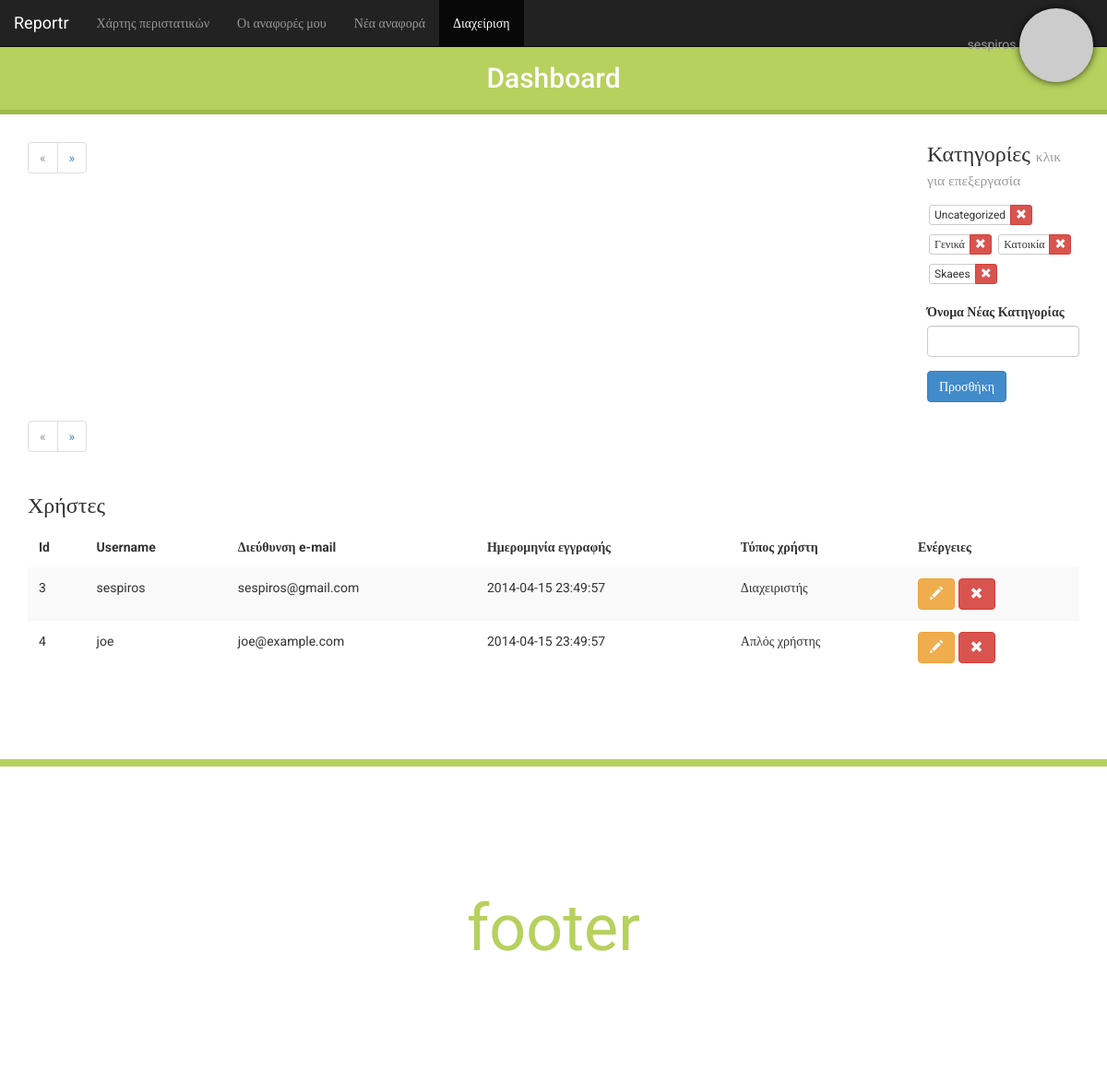
Page /dashboard.php (signed in) on the earlier database version.
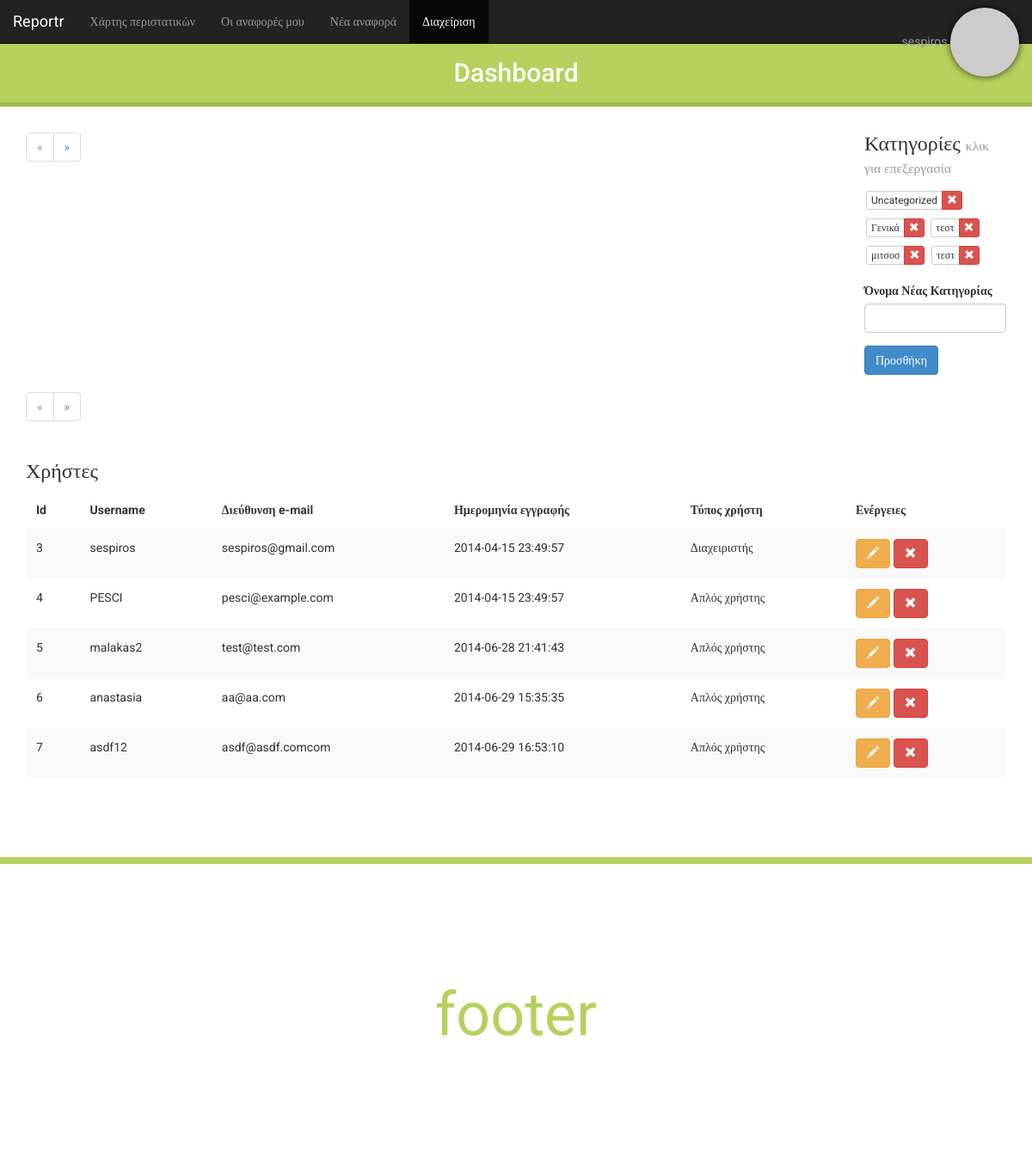
Same page on the later database version.
### tables this page shows
CREATE TABLE IF NOT EXISTS `web_categories` (
  `id` int(10) NOT NULL AUTO_INCREMENT,
  `name` varchar(30) NOT NULL,
  PRIMARY KEY (`id`)
);

CREATE TABLE IF NOT EXISTS `web_users` (
  `user_id` int(11) NOT NULL AUTO_INCREMENT,
  `user_name` varchar(64) NOT NULL,
  `user_password_hash` varchar(255) NOT NULL,
  `user_email` varchar(64) NOT NULL,
  `user_rememberme_token` varchar(64) DEFAULT NULL,
  `user_failed_logins` tinyint(1) NOT NULL DEFAULT '0',
  `user_last_failed_login` int(10) DEFAULT NULL,
  `user_registration_datetime` datetime NOT NULL DEFAULT '0000-00-00 00:00:00',
  `user_registration_ip` varchar(39) NOT NULL DEFAULT '0.0.0.0',
  `user_type` tinyint(1) DEFAULT '0',
  `user_fullname` text NOT NULL,
  `user_phone` varchar(10) NOT NULL,
  PRIMARY KEY (`user_id`),
  UNIQUE KEY `user_name` (`user_name`),
  UNIQUE KEY `user_email` (`user_email`)
);

### classes/adminControls.php (called while the page is built, shortened)
<?php
class adminControls
{
    private $db_connection      = null;
    public function __construct()
    {
		$this->fetchCategories();
		$this->fetchUsers();
    }
    private function databaseConnection()
    {
        if ($this->db_connection != null) {
            return true;
        } else {
            try {
                $this->db_connection = new PDO('mysql:host='. DB_HOST .';dbname='. DB_NAME . ';charset=utf8', DB_USER, DB_PASS);
                return true;
            } catch (PDOException $e) {
                $this->errors[] = "Σφάλμα Βάσης!";
                return false;
            }
        }
    }
	private function fetchCategories()
	{
		if ($this->databaseConnection()) {
			$pdo = $this->db_connection;
			$catStmt = $pdo->prepare('SELECT * FROM web_categories');
			if ($catStmt->execute()) {
				$this->categories = $catStmt->fetchAll();
			}
		}
	}
	private function fetchUsers()
	{
		if ($this->databaseConnection()) {
			$pdo = $this->db_connection;
			$catStmt = $pdo->prepare('SELECT * FROM web_users');
			if ($catStmt->execute()) {
				$this->users = $catStmt->fetchAll();
			}
		}
	}
}

### views/dashboard.php (the view, shortened to what this page needs)
<?php include('_header.php'); ?>
    <header>
        <nav class="navbar navbar-inverse navbar-fixed-top" role="navigation">
        <div class="container-fluid">
            <div class="navbar-header">
            <a class="navbar-brand" href="#">Reportr</a>
            </div>
            <div class="collapse navbar-collapse" id="main-nav">
            <ul class="nav navbar-nav navbar-left">
                <li><a href="index.php">Χάρτης περιστατικών</a></li>
                <li><a href="myreports.php#">Οι αναφορές μου</a></li>
                <li><a href="newreport.php">Νέα αναφορά</a></li>
                <li class="active"><a href="#">Διαχείριση</a></li>
            </ul>
            <ul class="nav navbar-nav navbar-right">
                <li class="dropdown">
                <a href="#" class="navbar-brand dropdown-toggle user-img" data-toggle="dropdown"><?php echo $_SESSION['user_name'] . " " . $login->user_gravatar_image_tag?></a>
                </li>
            </ul>
            </div>
        </div>
        </nav>
    </header>
    <h2 class="coloured-banner3 text-center">Dashboard</h2>
    <div class="container">
        <div class="row">
            <div class="col-md-10">
                <div id="page-selection-open"></div>
            </div>
            <div class="col-md-2">
                <h3>Κατηγορίες <small>κλικ για επεξεργασία</small></h3>
				<div id="categories" class="form-group">
<?php
foreach($controls->categories as $name){
?>
	<div class="btn-group btn-group-sm btn-group-xs">
		<button id="<?php echo $name['id']; ?>" type="button" class="category btn btn-default"><span class="editable"><?php echo $name['name']; ?></span></button>
    	<button type="button" class="catRemove btn btn-danger"><span class="glyphicon glyphicon-remove"></span></button>
	</div>
<?php
}
?>
				</div>
                <form id="categoryForm" role="form" method="post">
                    <div class="form-group">
                        <label for="categoryNameId">Όνομα Νέας Κατηγορίας</label>
                        <input type="text" id="categoryNameId" name="categoryName" class="form-control">
                    </div>
                    <button type="submit" name="categorySubmit" class="btn btn-primary">Προσθήκη</button>
                </form>
            </div>
        </div>
        <div class="row">
            <div class="col-md-12">
                <div id="page-selection-closed"></div>
            </div>
        </div>
		<div class ="row">
			<div class="col-md-12">
				<h3>Χρήστες</h3>
				<div class="table-responsive">
					<table class="table table-striped">
						<thead>
							<tr>
								<th>Id</th>
								<th>Username</th>
								<th>Διεύθυνση e-mail</th>
								<th>Ημερομηνία εγγραφής</th>
								<th>Τύπος χρήστη</th>
								<th>Ενέργειες</th>
							</tr>
						</thead>
						<tbody>
<?php
foreach($controls->users as $user){
?>
								<tr>
									<td class="uid"><?php echo $user["user_id"]; ?></td>
									<td class="name"><?php echo $user["user_name"]; ?></td>
									<td class="email"><?php echo $user["user_email"]; ?></td>
									<td><?php echo $user["user_registration_datetime"]; ?></td>
									<td><?php if ($user["user_type"] == 1)echo "Διαχειριστής";else echo "Απλός χρήστης"; ?></td>
									<td>
										<a class="editUser btn btn-warning" data-toggle="modal" data-target="#edit-modal" href="#"><span class="glyphicon glyphicon-pencil"></span></a>
										<a class="delUser btn btn-danger" href="#"><span class="glyphicon glyphicon-remove"></span></a>
									</td>
								</tr>
<?php
}
?>
						</tbody>
					</table>
        		</div>
        	</div>
		</div>
    </div>
    <div class="page-footer page-footer-green">
        <p>footer</p>
    </div>
  </body>
</html>

### classes/Login.php (shortened to what this page needs)
<?php
class Login
{
    private $user_email = "";
    private $user_is_logged_in = false;
    private $user_is_admin = false;
    public function __construct()
    {
        if ($this->isUserLoggedIn() == true) {
            $this->getGravatarImageUrl($this->user_email);
        }
    }
    private function loginWithSessionData()
    {
        $this->user_email = $_SESSION['user_email'];
        $this->user_is_logged_in = true;
        $this->user_type = $_SESSION['user_type'];
        if ( $this->user_type==1 ) {
            $this->user_is_admin = true;
        }
    }
    public function isUserLoggedIn()
    {
        return $this->user_is_logged_in;
    }
    public function isUserAdmin()
    {
        return $this->user_is_admin;
    }
    public function getGravatarImageUrl($email, $s = 50, $d = 'mm', $r = 'g', $atts = array() )
    {
        $url = 'http://www.gravatar.com/avatar/';
        $url .= md5(strtolower(trim($email)));
        $url .= "?s=32";
        $url = '<img style="
            border-radius: 150px;
            -webkit-border-radius: 150px;
            -moz-border-radius: 150px;
            box-shadow: 0 0 8px rgba(0, 0, 0, .8);
            -webkit-box-shadow: 0 0 8px rgba(0, 0, 0, .8);
            -moz-box-shadow: 0 0 8px rgba(0, 0, 0, .8);
            " src="' . $url .'" alt=""/>';
        $this->user_gravatar_image_tag = $url;
    }
}

### dashboard.php (shortened to what this page needs)
<?php
require_once('classes/Login.php');
require_once('classes/adminControls.php');
$login = new Login();
$controls = new adminControls();
if ($login->isUserLoggedIn() == true) {
	if ($controls->showpage){
		if ($login->isUserAdmin() == true) {
			include("views/dashboard.php");
		} else {
			header("Location:index.php");
			die();
		}
	}
} else {
    header("Location:index.php");
    die();
}

### views/_header.php (shortened to what this page needs)
<!DOCTYPE html>
<html lang="en">
  <head>
    <link href="views/css/bootstrap.min.css" rel="stylesheet">
    <link href="views/css/reportr.css" rel="stylesheet">
    <link href="views/css/lightbox.css" rel="stylesheet">
    <link rel="stylesheet" href="http://weloveiconfonts.com/api/?family=fontawesome">
  </head>
  <body>

### views/css/reportr.css (style rules this page uses)
html { position: relative; min-height: 100%; }
body { padding-top: 50px; padding-bottom: 60px; font-family: 'Roboto', 'sans-serif'; height: 100%; }
.coloured-banner3 { margin-top: 0px; padding: 0.6em; background-color: #B6D15D; border-bottom: 5px solid #9EB945; color: #ffffff; }
.navbar .user-img { padding-top: 9px; font-size: 14px; }
#categories .btn-group { margin: 5px 2px; }
.table>thead>tr>th { padding: 12px; border-bottom: none; }
.table>tbody>tr>td { padding: 12px; border-top: none; }
body { margin-bottom: 330px; }
.page-footer { position: absolute; bottom: 0; width: 100%; height: 350px; border-top: 8px solid; line-height: 350px; font-size: 5em; text-align: center; border-color: #222222; color: #222; }
.page-footer-green { border-color: #B6D15D; color: #B6D15D; }

### views/css/lightbox.css (style rules this page uses)
body:after { content: url(../img/close.png) url(../img/loading.gif) url(../img/prev.png) url(../img/next.png); display: none; }

Differences in the rows shown:
removed web_categories: name "Skaees"
changed web_categories (number 3 of 5 on the later page): name "Κατοικία" → "τεστ"
added web_categories: name "μιτσοσ"
added web_categories: name "τεστ"
changed web_users id 4: user_name "joe" → "PESCI"; user_email "joe@example.com" → "pesci@example.com"
added web_users: user_id "5", user_name "malakas2", user_email "test@test.com", user_registration_datetime "2014-06-28 21:41:43", user_type "Απλός χρήστης"
added web_users: user_id "6", user_name "anastasia", user_email "aa@aa.com", user_registration_datetime "2014-06-29 15:35:35", user_type "Απλός χρήστης"
added web_users: user_id "7", user_name "asdf12", user_email "asdf@asdf.comcom", user_registration_datetime "2014-06-29 16:53:10", user_type "Απλός χρήστης"
